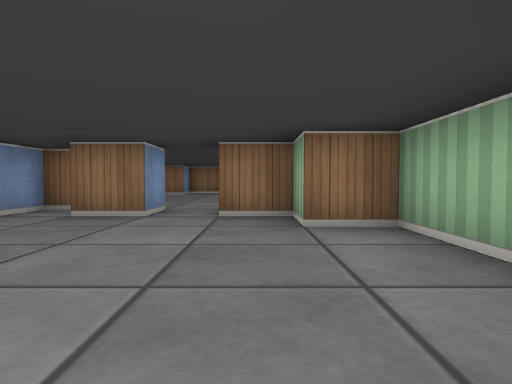
view 1 (above)

22 first-person views from a walk through a cub3D level. The camera is about half as high as the walls, tilts 2° down and sees 75° across. The floor is counted in squares. Each view is taken from the middle of a square. On the plan, view 1 faces up. The plan holds only what a view shows up to about 9 squares ahead; the rest is blank.

view 2
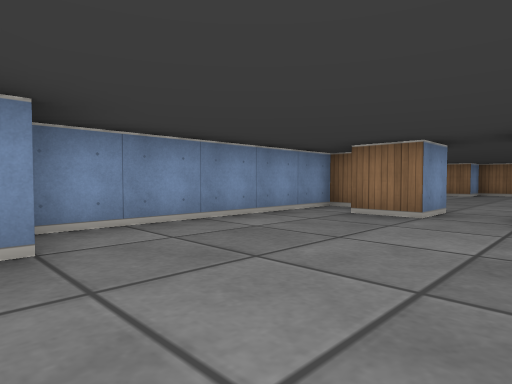

view 3
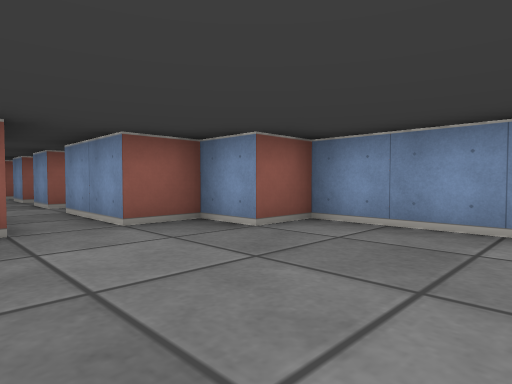

view 4
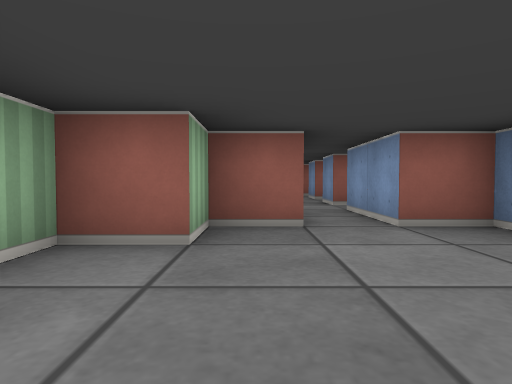

view 5
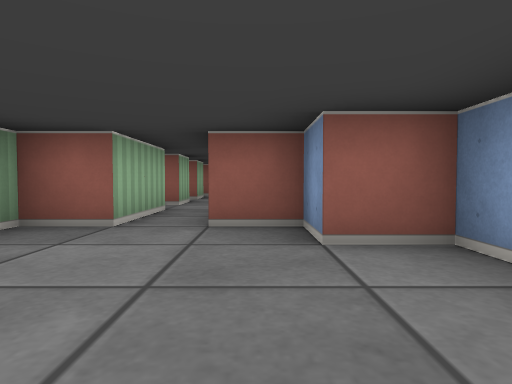

view 6
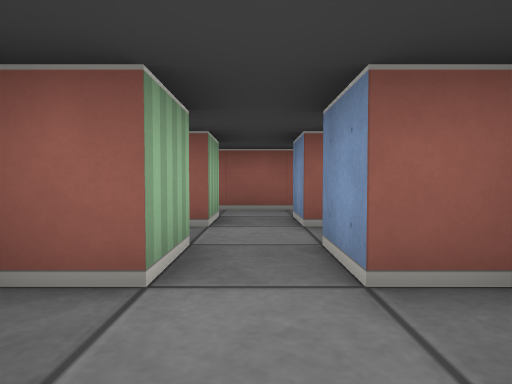

view 7
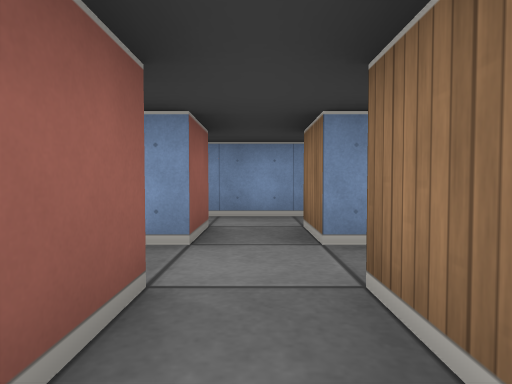

view 8
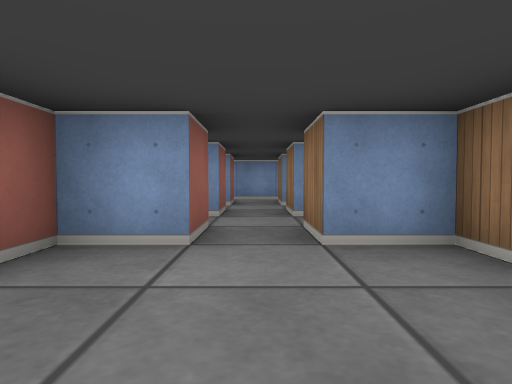

view 9
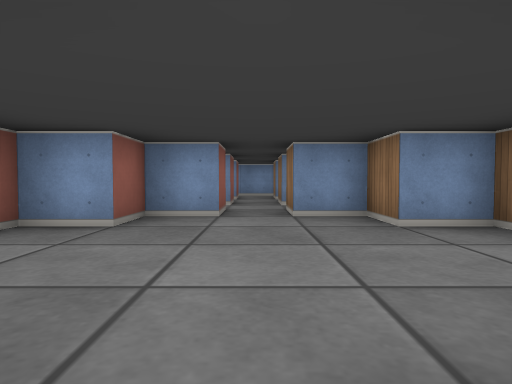

view 10
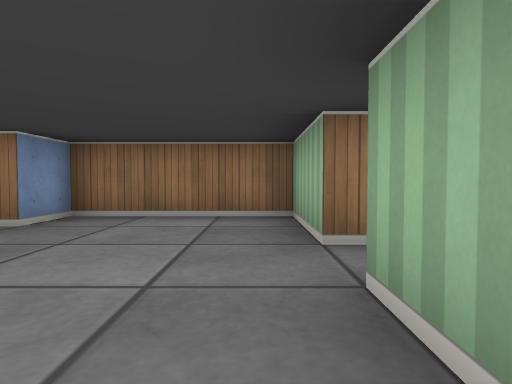

view 11
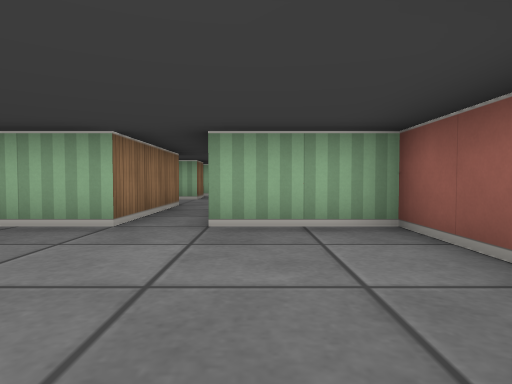

view 12
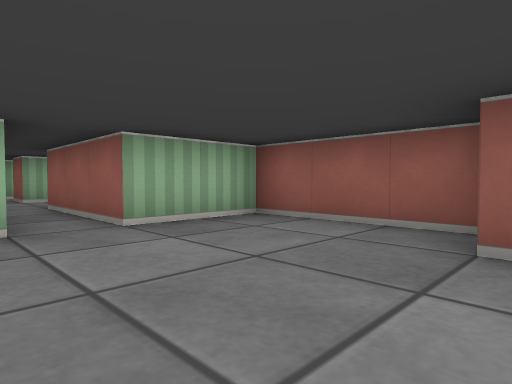

view 13
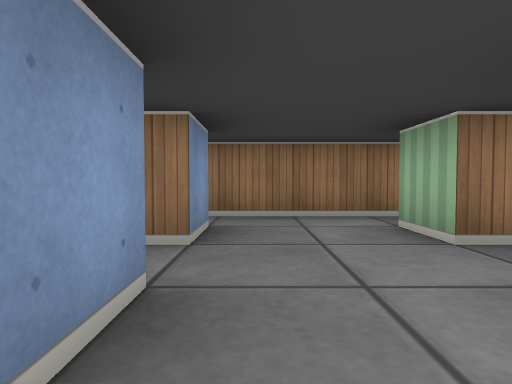

view 14
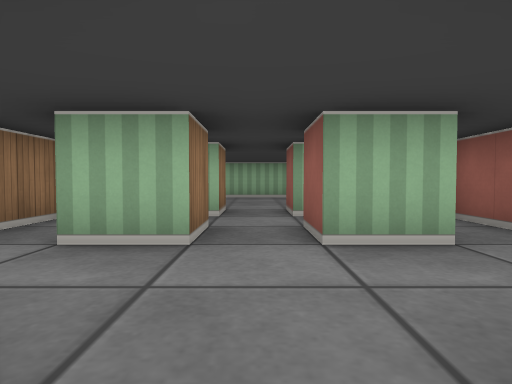

view 15
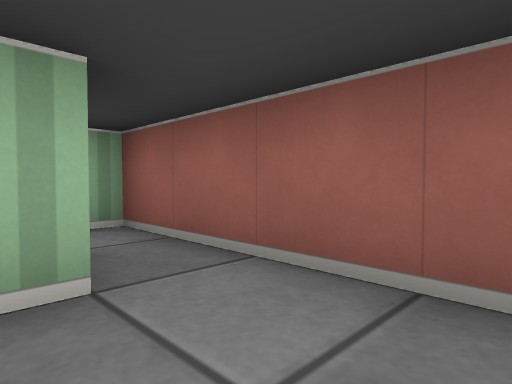

view 16
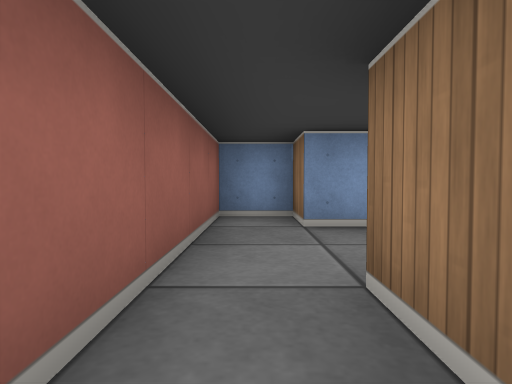

view 17
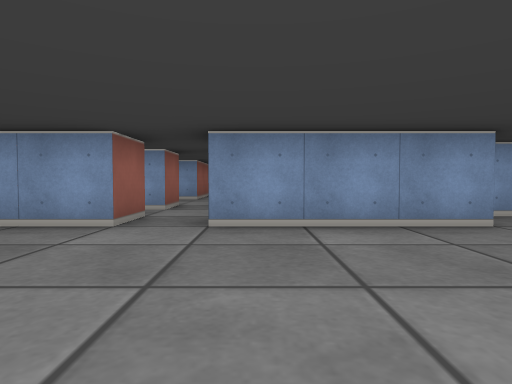

view 18
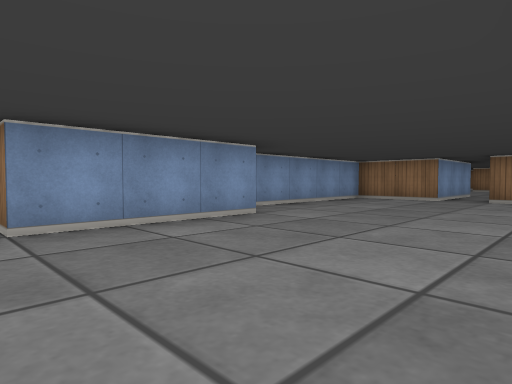

view 19
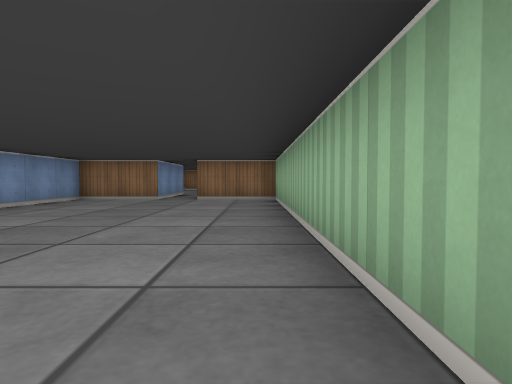

view 20
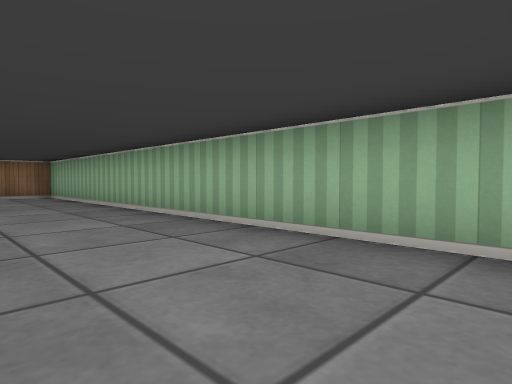

view 21
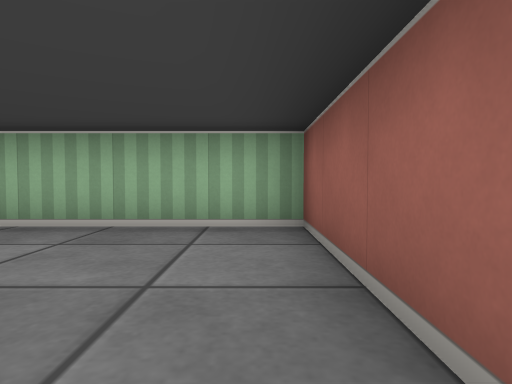

view 22
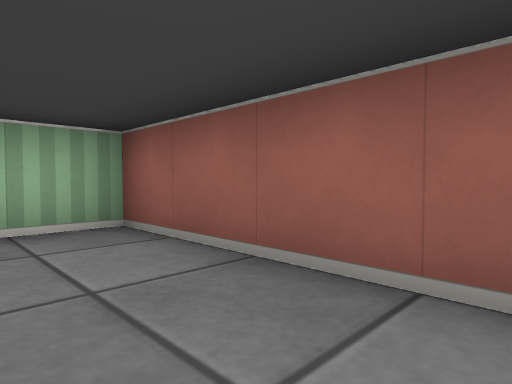

### Floor plan
Ten units are one square. View 1 is at (0, 0); x grows to the right and y downward. Boxes are objects, and circles mark ways between rooms. Rooms are numbered by the first view taken in them; rooms with no view inside come last. Other rooms are left out.
<svg viewBox="-40 -60 230 160">
<path fill="none" stroke="#000" d="M-15 -45 -25 -45M-5 5 5 5 5 -5 15 -5 15 -35 5 -35 5 -45 -5 -45M-30 -55 -35 -55 -35 -5 -25 -5 -25 5 -15 5M-15 34 -15 45M-5 25 -5 5M-5 45 -5 35M-15 5 -15 25M5 65 -5 65M-5 75 5 75M65 65 65 45 35 45 35 55 25 55 25 65 15 65M15 75 25 75 25 85 35 85 35 95 65 95 65 75M125 65 115 65 115 55M124 85 115 85 115 75 125 75M95 55 95 65 65 65M132 45 92 45M65 75 95 75 95 85 85 85 85 95 135 95 135 75M145 34 145 65 135 65M135 75 145 75 145 88M155 -15 135 -15 135 29M151 95 185 95 185 -15 165 -15M-25 75 -15 75 -15 85M-22 55 -15 55 -15 65 -25 65M-5 65 -5 55M-35 62 -35 78M-5 85 -5 75M-16 95 -4 95"/>
<circle cx="-10" cy="15" r="3" fill="#2a7"/>
<circle cx="-10" cy="40" r="3" fill="#2a7"/>
<circle cx="20" cy="70" r="3" fill="#2a7"/>
<circle cx="0" cy="70" r="3" fill="#2a7"/>
<circle cx="70" cy="70" r="3" fill="#2a7"/>
<circle cx="140" cy="70" r="3" fill="#2a7"/>
<text x="-10" y="-20">1</text>
<text x="-10" y="30">2</text>
<text x="10" y="70">3</text>
<text x="50" y="70">4</text>
<text x="110" y="70">5</text>
<text x="160" y="40">6</text>
<text x="-20" y="70">7</text>
</svg>
Room 1 opens to room 2. Room 2 opens to room 7. Room 3 opens to room 4. Room 3 opens to room 7. Room 4 opens to room 5. Room 5 opens to room 6.

Where each view was taken, in squares from view 1:
view 1: 0 up, 0 right, facing up
view 2: 0 up, 0 right, facing up-left
view 3: 3 up, 0 right, facing down-left
view 4: 3 up, 0 right, facing down
view 5: 3 up, 2 left, facing down
view 6: 4 down, 1 left, facing down
view 7: 7 down, 1 right, facing left
view 8: 7 down, 5 right, facing left
view 9: 7 down, 7 right, facing left
view 10: 9 down, 6 right, facing up
view 11: 8 down, 3 right, facing right
view 12: 6 down, 3 right, facing down-right
view 13: 9 down, 10 right, facing up
view 14: 7 down, 9 right, facing right
view 15: 8 down, 10 right, facing down-right
view 16: 9 down, 13 right, facing left
view 17: 6 down, 18 right, facing left
view 18: 7 down, 18 right, facing up-left
view 19: 7 down, 18 right, facing up
view 20: 9 down, 16 right, facing up-right
view 21: 9 down, 15 right, facing right
view 22: 8 down, 15 right, facing down-right
